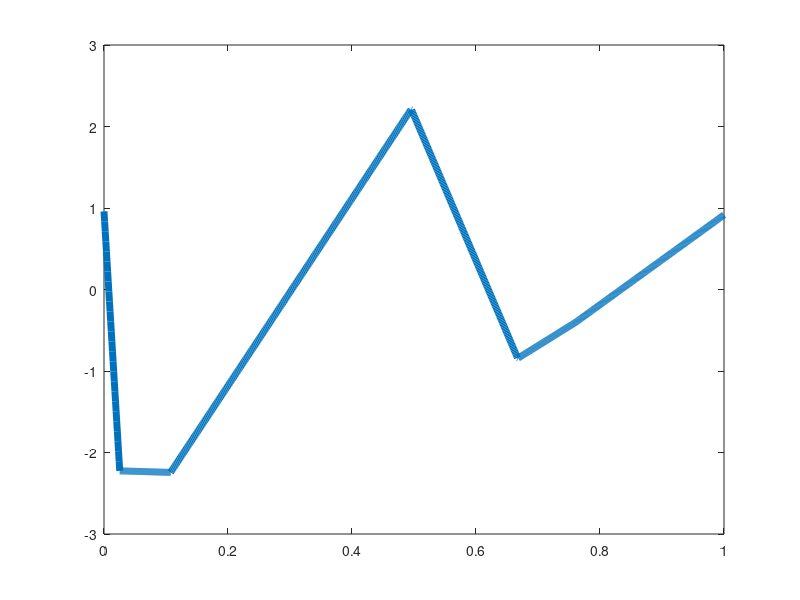

Write the MATLAB code that produced this figure. (Note: this script raises an error after producing the figure.)
% See problem 4 in the following link for more information regarding
% triangular functions as basis for piece-wise linear functions.
% 
% http://www.math.ubc.ca/~malabika/teaching/ubc/spring08/math421-510/hw4.pdf
%
% Let N = 2^m + 1
% We would like to do compressive sensing on x = R*D*z, where 
%   R is the sampling matrix,
%   D is the triangular functions basis, 
%   z is the sparse representation, 
%   x is our piece-wise linear function with only a few critical points.

clear;
clc;
close all;

addpath('../l1magic/Optimization')
addpath('../grammSchmidt')


m = 10;
N = 2^m + 1;
K = 70 % round(N / 4); % number of measurements
C = 5;  % number of critical points in the piecewise linear function


%% Create piecewise linear function x (true signal)
maxValue = 5;
% x = [0, maxValue * [N-2 : -1 : 0] / (N-1)]';

% define a few quiry points (critical points)
xq = [0, randperm(N-1, C)/N, 1];
yq = (rand(1, C+2) - 0.5) * maxValue;

% generate linear interpolation
u = linspace(0,1,N);
x = interp1(xq,yq,u,'linear')';

figure(1); plot(linspace(0,1,N), x, 'LineWidth', 5); hold on; 

%% Create triangular function basis
% each column of D is a triangular function evaluated at different points
% therefore, each row of D is the set of triangular functions evaluated at
% the same point x, i.e., [f_0(x), f_1(x), ..., f_{N-1}(x)]
D = zeros(N);
for i = 1:N
    D(:, i) = triangle_basis(i-1, N)';
end

%% Direct reconstruction (to check sparsity w.r.t. basis)
z = inv(D) * x;
norm0 = sum(abs(z)>1e-3);
% y = D * z; % figure(2); plot(0:1/(N-1):1, y, 'r'); title('Sparsity')

%% Compressive sensing (recovery of z with l-1 optimization)
% R is the sampling matrix that takes K elements randomly 
R = eye(N);
samples = randperm(N, K);
figure(1); plot( (samples-1)/(N-1), x(samples), '*r', 'MarkerSize', 10)
R = R(samples, :);

% observations
y = R * x;

% initial guess = min energy
z0 = R'*y;

% solve the LP
A = R * D;
tic
zp = l1eq_pd(z0, A, [], y, 1e-3);
toc

% reconstruction
figure(1); plot(linspace(0,1,N), D*zp, 'r', 'LineWidth', 2); 
title(['Compressive Sensing (Measurements ', num2str(K), '/', num2str(N), ')'])
legend('Piecewise linear function x', 'Sampled observations', 'Reconstructed signal')

norm0
N

%% Try to orthonormalize D
Dortho = grammSchmidt(D);
save('Dortho.mat', 'Dortho')
figure; hold on
cmap = hsv(size(Dortho,2));  %# Creates a 6-by-3 set of colors from the HSV colormap
for i=1:10:size(Dortho,2)
    plot(Dortho(:,i),'-s','Color',cmap(i,:));
    pause
end

